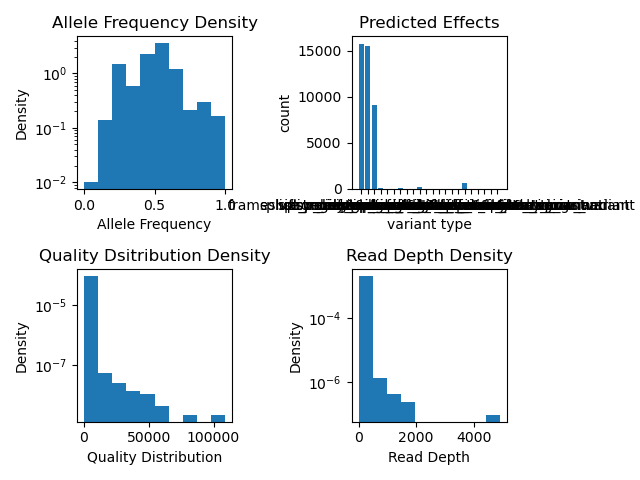

Source code (Python):
#!/usr/bin/env python3

import sys
import matplotlib.pyplot as plt
import math
import numpy as np

from actualvcfParser import parse_vcf

##import the stuff to use it

Parsed_vcf = parse_vcf("sCerrevisae_final.vcf")
##we already made a vcf parser so we use it 

#print(Parsed_vcf[1])

##pulling out allele frequency for first thing in Parsed_vcf
allele_frequency = []
predicted_effects = []
depth = []
quality = []
##we need dictonaries to put the stuff in that we pull out from the vcf file

for i in range(1,len(Parsed_vcf)) :
    ##looking through each thing after the header in the Parsed_vcf file (our scerreviase file after its been parsed)
    allele_frequency.append(Parsed_vcf[i][7]["AF"])
    ##the allele frequency is in the 7th thing in the list, and within that dictonary that makes up number 7 we want to pull out the value for AF
    annotation = Parsed_vcf[i][7]["ANN"]
##we wanted to pull out anythin the value for ANN in the 7th list item which is that same dictonary 
    predicted_effects.append(annotation.split('|')[1])
    ##we want to parse things by "|" (seperate everything by "|") we then want to take the 2nd value from that parsed list
    depth.append(Parsed_vcf[i][7]["DP"])
    ##we are looking for the the value for the key DP in list 7 which is a dictonary
    quality.append(Parsed_vcf[i][7]["QA"])
    ##looking for the value corresponding to key QA in list 7 which is a dictonary 
    
#print(quality)
    
#print(Parsed_vcf[i])
#print(predicted_effects)

effects = {}
##is i in effects already?

for i in predicted_effects :
    ##going through each thning in our predicted effects list
    if i in effects.keys() :
        effects[i] += 1
        ##if the effect is already in the dictonary, add +1 to the value interger for that key
    else: 
        effects[i] = 1
        ##if that key does not yet exist in the effects dictonary, add the key and make the value 1
        
#print(effects)
    


## we are now printing everything
##describe which plot we need, label x and y axis and give it a title

fig, axs = plt.subplots(2,2)
##this set up allows us to make the setup for the panel

axs[0,0].hist( (allele_frequency), density=True )
axs[0,0].set_yscale('log')
axs[0,0].set_xlabel("Allele Frequency")
axs[0,0].set_ylabel("Density")
axs[0,0].set_title("Allele Frequency Density")
#fig.tight_layout()
    
#making bar chart
axs[0,1].bar(effects.keys(), effects.values())
axs[0,1].set_title('Predicted Effects')
axs[0,1].set_xlabel('variant type')
axs[0,1].set_ylabel('count')
#fig.tight_layout()


axs[1,0].hist( (quality), density=True )
axs[1,0].set_yscale('log')
axs[1,0].set_xlabel("Quality Distribution")
axs[1,0].set_ylabel("Density")
axs[1,0].set_title("Quality Dsitribution Density")
#fig.tight_layout()


axs[1,1].hist( (depth), density=True )
axs[1,1].set_yscale('log')
axs[1,1].set_xlabel("Read Depth")
axs[1,1].set_ylabel("Density")
axs[1,1].set_title("Read Depth Density")
#fig.tight_layout()

fig.tight_layout()
##this makes the graph not look bad
fig.savefig( "week3" + ".png" )
plt.show()
##we then show the plotoooi

